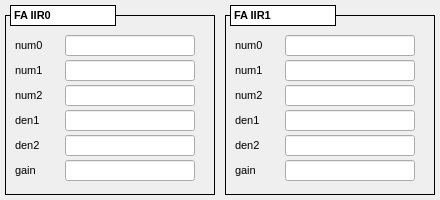
<?xml version="1.0" encoding="UTF-8"?>
<ui version="4.0">
 <class>MainWindow</class>
 <widget class="QMainWindow" name="MainWindow">
  <property name="geometry">
   <rect>
    <x>0</x>
    <y>0</y>
    <width>440</width>
    <height>200</height>
   </rect>
  </property>
  <property name="windowTitle">
   <string>MainWindow</string>
  </property>
  <property name="Title" stdset="0">
   <string>$(DEVICE): FA IIR</string>
  </property>
  <widget class="QWidget" name="centralwidget">
   <widget class="caFrame" name="caframe_3">
    <property name="geometry">
     <rect>
      <x>5</x>
      <y>15</y>
      <width>210</width>
      <height>180</height>
     </rect>
    </property>
    <property name="font">
     <font>
      <pointsize>8</pointsize>
     </font>
    </property>
    <property name="frameShape">
     <enum>QFrame::Box</enum>
    </property>
    <property name="frameShadow">
     <enum>QFrame::Plain</enum>
    </property>
    <property name="lineWidth">
     <number>1</number>
    </property>
    <property name="midLineWidth">
     <number>1</number>
    </property>
    <property name="background">
     <color>
      <red>0</red>
      <green>0</green>
      <blue>0</blue>
     </color>
    </property>
    <property name="backgroundMode">
     <enum>caFrame::Outline</enum>
    </property>
    <property name="styleSheet" stdset="0">
     <string notr="true"/>
    </property>
    <widget class="QLabel" name="label_28">
     <property name="geometry">
      <rect>
       <x>10</x>
       <y>20</y>
       <width>45</width>
       <height>20</height>
      </rect>
     </property>
     <property name="font">
      <font>
       <pointsize>8</pointsize>
      </font>
     </property>
     <property name="text">
      <string>num0</string>
     </property>
    </widget>
    <widget class="caTextEntry" name="catextentry_14">
     <property name="geometry">
      <rect>
       <x>60</x>
       <y>20</y>
       <width>130</width>
       <height>21</height>
      </rect>
     </property>
     <property name="font">
      <font>
       <family>Monospace</family>
       <pointsize>10</pointsize>
      </font>
     </property>
     <property name="alignment">
      <set>Qt::AlignRight|Qt::AlignTrailing|Qt::AlignVCenter</set>
     </property>
     <property name="channel" stdset="0">
      <string notr="true">$(DEVICE):dsp:fa:iir0:num0</string>
     </property>
     <property name="foreground">
      <color>
       <red>170</red>
       <green>0</green>
       <blue>0</blue>
      </color>
     </property>
     <property name="background">
      <color>
       <red>255</red>
       <green>255</green>
       <blue>255</blue>
      </color>
     </property>
     <property name="colorMode">
      <enum>caLineEdit::Static</enum>
     </property>
     <property name="precision">
      <number>9</number>
     </property>
     <property name="precisionMode">
      <enum>caLineEdit::User</enum>
     </property>
     <property name="fontScaleMode" stdset="0">
      <enum>caLineEdit::Height</enum>
     </property>
    </widget>
    <widget class="caTextEntry" name="catextentry_15">
     <property name="geometry">
      <rect>
       <x>60</x>
       <y>45</y>
       <width>130</width>
       <height>21</height>
      </rect>
     </property>
     <property name="font">
      <font>
       <family>Monospace</family>
       <pointsize>10</pointsize>
      </font>
     </property>
     <property name="alignment">
      <set>Qt::AlignRight|Qt::AlignTrailing|Qt::AlignVCenter</set>
     </property>
     <property name="channel" stdset="0">
      <string notr="true">$(DEVICE):dsp:fa:iir0:num1</string>
     </property>
     <property name="foreground">
      <color>
       <red>170</red>
       <green>0</green>
       <blue>0</blue>
      </color>
     </property>
     <property name="background">
      <color>
       <red>255</red>
       <green>255</green>
       <blue>255</blue>
      </color>
     </property>
     <property name="colorMode">
      <enum>caLineEdit::Static</enum>
     </property>
     <property name="precision">
      <number>9</number>
     </property>
     <property name="precisionMode">
      <enum>caLineEdit::User</enum>
     </property>
     <property name="fontScaleMode" stdset="0">
      <enum>caLineEdit::Height</enum>
     </property>
    </widget>
    <widget class="QLabel" name="label_31">
     <property name="geometry">
      <rect>
       <x>10</x>
       <y>45</y>
       <width>45</width>
       <height>20</height>
      </rect>
     </property>
     <property name="font">
      <font>
       <pointsize>8</pointsize>
      </font>
     </property>
     <property name="text">
      <string>num1</string>
     </property>
    </widget>
    <widget class="caTextEntry" name="catextentry_16">
     <property name="geometry">
      <rect>
       <x>60</x>
       <y>95</y>
       <width>130</width>
       <height>21</height>
      </rect>
     </property>
     <property name="font">
      <font>
       <family>Monospace</family>
       <pointsize>10</pointsize>
      </font>
     </property>
     <property name="alignment">
      <set>Qt::AlignRight|Qt::AlignTrailing|Qt::AlignVCenter</set>
     </property>
     <property name="channel" stdset="0">
      <string notr="true">$(DEVICE):dsp:fa:iir0:den1</string>
     </property>
     <property name="foreground">
      <color>
       <red>170</red>
       <green>0</green>
       <blue>0</blue>
      </color>
     </property>
     <property name="background">
      <color>
       <red>255</red>
       <green>255</green>
       <blue>255</blue>
      </color>
     </property>
     <property name="colorMode">
      <enum>caLineEdit::Static</enum>
     </property>
     <property name="precision">
      <number>9</number>
     </property>
     <property name="precisionMode">
      <enum>caLineEdit::User</enum>
     </property>
     <property name="fontScaleMode" stdset="0">
      <enum>caLineEdit::Height</enum>
     </property>
    </widget>
    <widget class="caTextEntry" name="catextentry_17">
     <property name="geometry">
      <rect>
       <x>60</x>
       <y>70</y>
       <width>130</width>
       <height>21</height>
      </rect>
     </property>
     <property name="font">
      <font>
       <family>Monospace</family>
       <pointsize>10</pointsize>
      </font>
     </property>
     <property name="alignment">
      <set>Qt::AlignRight|Qt::AlignTrailing|Qt::AlignVCenter</set>
     </property>
     <property name="channel" stdset="0">
      <string notr="true">$(DEVICE):dsp:fa:iir0:num2</string>
     </property>
     <property name="foreground">
      <color>
       <red>170</red>
       <green>0</green>
       <blue>0</blue>
      </color>
     </property>
     <property name="background">
      <color>
       <red>255</red>
       <green>255</green>
       <blue>255</blue>
      </color>
     </property>
     <property name="colorMode">
      <enum>caLineEdit::Static</enum>
     </property>
     <property name="precision">
      <number>9</number>
     </property>
     <property name="precisionMode">
      <enum>caLineEdit::User</enum>
     </property>
     <property name="fontScaleMode" stdset="0">
      <enum>caLineEdit::Height</enum>
     </property>
    </widget>
    <widget class="QLabel" name="label_35">
     <property name="geometry">
      <rect>
       <x>10</x>
       <y>95</y>
       <width>45</width>
       <height>20</height>
      </rect>
     </property>
     <property name="font">
      <font>
       <pointsize>8</pointsize>
      </font>
     </property>
     <property name="text">
      <string>den1</string>
     </property>
    </widget>
    <widget class="QLabel" name="label_41">
     <property name="geometry">
      <rect>
       <x>10</x>
       <y>70</y>
       <width>45</width>
       <height>20</height>
      </rect>
     </property>
     <property name="font">
      <font>
       <pointsize>8</pointsize>
      </font>
     </property>
     <property name="text">
      <string>num2</string>
     </property>
    </widget>
    <widget class="caTextEntry" name="catextentry_18">
     <property name="geometry">
      <rect>
       <x>60</x>
       <y>145</y>
       <width>130</width>
       <height>21</height>
      </rect>
     </property>
     <property name="font">
      <font>
       <family>Monospace</family>
       <pointsize>10</pointsize>
      </font>
     </property>
     <property name="alignment">
      <set>Qt::AlignRight|Qt::AlignTrailing|Qt::AlignVCenter</set>
     </property>
     <property name="channel" stdset="0">
      <string notr="true">$(DEVICE):dsp:fa:iir0:gain</string>
     </property>
     <property name="foreground">
      <color>
       <red>170</red>
       <green>0</green>
       <blue>0</blue>
      </color>
     </property>
     <property name="background">
      <color>
       <red>255</red>
       <green>255</green>
       <blue>255</blue>
      </color>
     </property>
     <property name="colorMode">
      <enum>caLineEdit::Static</enum>
     </property>
     <property name="precision">
      <number>9</number>
     </property>
     <property name="precisionMode">
      <enum>caLineEdit::User</enum>
     </property>
     <property name="fontScaleMode" stdset="0">
      <enum>caLineEdit::Height</enum>
     </property>
    </widget>
    <widget class="caTextEntry" name="catextentry_20">
     <property name="geometry">
      <rect>
       <x>60</x>
       <y>120</y>
       <width>130</width>
       <height>21</height>
      </rect>
     </property>
     <property name="font">
      <font>
       <family>Monospace</family>
       <pointsize>10</pointsize>
      </font>
     </property>
     <property name="alignment">
      <set>Qt::AlignRight|Qt::AlignTrailing|Qt::AlignVCenter</set>
     </property>
     <property name="channel" stdset="0">
      <string notr="true">$(DEVICE):dsp:fa:iir0:den2</string>
     </property>
     <property name="foreground">
      <color>
       <red>170</red>
       <green>0</green>
       <blue>0</blue>
      </color>
     </property>
     <property name="background">
      <color>
       <red>255</red>
       <green>255</green>
       <blue>255</blue>
      </color>
     </property>
     <property name="colorMode">
      <enum>caLineEdit::Static</enum>
     </property>
     <property name="precision">
      <number>9</number>
     </property>
     <property name="precisionMode">
      <enum>caLineEdit::User</enum>
     </property>
     <property name="fontScaleMode" stdset="0">
      <enum>caLineEdit::Height</enum>
     </property>
    </widget>
    <widget class="QLabel" name="label_44">
     <property name="geometry">
      <rect>
       <x>10</x>
       <y>145</y>
       <width>45</width>
       <height>20</height>
      </rect>
     </property>
     <property name="font">
      <font>
       <pointsize>8</pointsize>
      </font>
     </property>
     <property name="text">
      <string>gain</string>
     </property>
    </widget>
    <widget class="QLabel" name="label_46">
     <property name="geometry">
      <rect>
       <x>10</x>
       <y>120</y>
       <width>45</width>
       <height>20</height>
      </rect>
     </property>
     <property name="font">
      <font>
       <pointsize>8</pointsize>
      </font>
     </property>
     <property name="text">
      <string>den2</string>
     </property>
    </widget>
   </widget>
   <widget class="QLabel" name="label_25">
    <property name="geometry">
     <rect>
      <x>10</x>
      <y>5</y>
      <width>106</width>
      <height>21</height>
     </rect>
    </property>
    <property name="font">
     <font>
      <pointsize>8</pointsize>
      <weight>75</weight>
      <bold>true</bold>
     </font>
    </property>
    <property name="styleSheet">
     <string notr="true">background-color: rgb(255, 255, 255);</string>
    </property>
    <property name="frameShape">
     <enum>QFrame::Box</enum>
    </property>
    <property name="text">
     <string>FA IIR0</string>
    </property>
   </widget>
   <widget class="caFrame" name="caframe_4">
    <property name="geometry">
     <rect>
      <x>225</x>
      <y>15</y>
      <width>210</width>
      <height>180</height>
     </rect>
    </property>
    <property name="font">
     <font>
      <pointsize>8</pointsize>
     </font>
    </property>
    <property name="frameShape">
     <enum>QFrame::Box</enum>
    </property>
    <property name="frameShadow">
     <enum>QFrame::Plain</enum>
    </property>
    <property name="lineWidth">
     <number>1</number>
    </property>
    <property name="midLineWidth">
     <number>1</number>
    </property>
    <property name="background">
     <color>
      <red>0</red>
      <green>0</green>
      <blue>0</blue>
     </color>
    </property>
    <property name="backgroundMode">
     <enum>caFrame::Outline</enum>
    </property>
    <property name="styleSheet" stdset="0">
     <string notr="true"/>
    </property>
    <widget class="QLabel" name="label_29">
     <property name="geometry">
      <rect>
       <x>10</x>
       <y>20</y>
       <width>45</width>
       <height>20</height>
      </rect>
     </property>
     <property name="font">
      <font>
       <pointsize>8</pointsize>
      </font>
     </property>
     <property name="text">
      <string>num0</string>
     </property>
    </widget>
    <widget class="caTextEntry" name="catextentry_19">
     <property name="geometry">
      <rect>
       <x>60</x>
       <y>20</y>
       <width>130</width>
       <height>21</height>
      </rect>
     </property>
     <property name="font">
      <font>
       <family>Monospace</family>
       <pointsize>10</pointsize>
      </font>
     </property>
     <property name="alignment">
      <set>Qt::AlignRight|Qt::AlignTrailing|Qt::AlignVCenter</set>
     </property>
     <property name="channel" stdset="0">
      <string notr="true">$(DEVICE):dsp:fa:iir1:num0</string>
     </property>
     <property name="foreground">
      <color>
       <red>170</red>
       <green>0</green>
       <blue>0</blue>
      </color>
     </property>
     <property name="background">
      <color>
       <red>255</red>
       <green>255</green>
       <blue>255</blue>
      </color>
     </property>
     <property name="colorMode">
      <enum>caLineEdit::Static</enum>
     </property>
     <property name="precision">
      <number>9</number>
     </property>
     <property name="precisionMode">
      <enum>caLineEdit::User</enum>
     </property>
     <property name="fontScaleMode" stdset="0">
      <enum>caLineEdit::Height</enum>
     </property>
    </widget>
    <widget class="caTextEntry" name="catextentry_21">
     <property name="geometry">
      <rect>
       <x>60</x>
       <y>45</y>
       <width>130</width>
       <height>21</height>
      </rect>
     </property>
     <property name="font">
      <font>
       <family>Monospace</family>
       <pointsize>10</pointsize>
      </font>
     </property>
     <property name="alignment">
      <set>Qt::AlignRight|Qt::AlignTrailing|Qt::AlignVCenter</set>
     </property>
     <property name="channel" stdset="0">
      <string notr="true">$(DEVICE):dsp:fa:iir1:num1</string>
     </property>
     <property name="foreground">
      <color>
       <red>170</red>
       <green>0</green>
       <blue>0</blue>
      </color>
     </property>
     <property name="background">
      <color>
       <red>255</red>
       <green>255</green>
       <blue>255</blue>
      </color>
     </property>
     <property name="colorMode">
      <enum>caLineEdit::Static</enum>
     </property>
     <property name="precision">
      <number>9</number>
     </property>
     <property name="precisionMode">
      <enum>caLineEdit::User</enum>
     </property>
     <property name="fontScaleMode" stdset="0">
      <enum>caLineEdit::Height</enum>
     </property>
    </widget>
    <widget class="QLabel" name="label_32">
     <property name="geometry">
      <rect>
       <x>10</x>
       <y>45</y>
       <width>45</width>
       <height>20</height>
      </rect>
     </property>
     <property name="font">
      <font>
       <pointsize>8</pointsize>
      </font>
     </property>
     <property name="text">
      <string>num1</string>
     </property>
    </widget>
    <widget class="caTextEntry" name="catextentry_22">
     <property name="geometry">
      <rect>
       <x>60</x>
       <y>95</y>
       <width>130</width>
       <height>21</height>
      </rect>
     </property>
     <property name="font">
      <font>
       <family>Monospace</family>
       <pointsize>10</pointsize>
      </font>
     </property>
     <property name="alignment">
      <set>Qt::AlignRight|Qt::AlignTrailing|Qt::AlignVCenter</set>
     </property>
     <property name="channel" stdset="0">
      <string notr="true">$(DEVICE):dsp:fa:iir1:den1</string>
     </property>
     <property name="foreground">
      <color>
       <red>170</red>
       <green>0</green>
       <blue>0</blue>
      </color>
     </property>
     <property name="background">
      <color>
       <red>255</red>
       <green>255</green>
       <blue>255</blue>
      </color>
     </property>
     <property name="colorMode">
      <enum>caLineEdit::Static</enum>
     </property>
     <property name="precision">
      <number>9</number>
     </property>
     <property name="precisionMode">
      <enum>caLineEdit::User</enum>
     </property>
     <property name="fontScaleMode" stdset="0">
      <enum>caLineEdit::Height</enum>
     </property>
    </widget>
    <widget class="caTextEntry" name="catextentry_23">
     <property name="geometry">
      <rect>
       <x>60</x>
       <y>70</y>
       <width>130</width>
       <height>21</height>
      </rect>
     </property>
     <property name="font">
      <font>
       <family>Monospace</family>
       <pointsize>10</pointsize>
      </font>
     </property>
     <property name="alignment">
      <set>Qt::AlignRight|Qt::AlignTrailing|Qt::AlignVCenter</set>
     </property>
     <property name="channel" stdset="0">
      <string notr="true">$(DEVICE):dsp:fa:iir1:num2</string>
     </property>
     <property name="foreground">
      <color>
       <red>170</red>
       <green>0</green>
       <blue>0</blue>
      </color>
     </property>
     <property name="background">
      <color>
       <red>255</red>
       <green>255</green>
       <blue>255</blue>
      </color>
     </property>
     <property name="colorMode">
      <enum>caLineEdit::Static</enum>
     </property>
     <property name="precision">
      <number>9</number>
     </property>
     <property name="precisionMode">
      <enum>caLineEdit::User</enum>
     </property>
     <property name="fontScaleMode" stdset="0">
      <enum>caLineEdit::Height</enum>
     </property>
    </widget>
    <widget class="QLabel" name="label_36">
     <property name="geometry">
      <rect>
       <x>10</x>
       <y>95</y>
       <width>45</width>
       <height>20</height>
      </rect>
     </property>
     <property name="font">
      <font>
       <pointsize>8</pointsize>
      </font>
     </property>
     <property name="text">
      <string>den1</string>
     </property>
    </widget>
    <widget class="QLabel" name="label_42">
     <property name="geometry">
      <rect>
       <x>10</x>
       <y>70</y>
       <width>45</width>
       <height>20</height>
      </rect>
     </property>
     <property name="font">
      <font>
       <pointsize>8</pointsize>
      </font>
     </property>
     <property name="text">
      <string>num2</string>
     </property>
    </widget>
    <widget class="caTextEntry" name="catextentry_24">
     <property name="geometry">
      <rect>
       <x>60</x>
       <y>145</y>
       <width>130</width>
       <height>21</height>
      </rect>
     </property>
     <property name="font">
      <font>
       <family>Monospace</family>
       <pointsize>10</pointsize>
      </font>
     </property>
     <property name="alignment">
      <set>Qt::AlignRight|Qt::AlignTrailing|Qt::AlignVCenter</set>
     </property>
     <property name="channel" stdset="0">
      <string notr="true">$(DEVICE):dsp:fa:iir1:gain</string>
     </property>
     <property name="foreground">
      <color>
       <red>170</red>
       <green>0</green>
       <blue>0</blue>
      </color>
     </property>
     <property name="background">
      <color>
       <red>255</red>
       <green>255</green>
       <blue>255</blue>
      </color>
     </property>
     <property name="colorMode">
      <enum>caLineEdit::Static</enum>
     </property>
     <property name="precision">
      <number>9</number>
     </property>
     <property name="precisionMode">
      <enum>caLineEdit::User</enum>
     </property>
     <property name="fontScaleMode" stdset="0">
      <enum>caLineEdit::Height</enum>
     </property>
    </widget>
    <widget class="caTextEntry" name="catextentry_25">
     <property name="geometry">
      <rect>
       <x>60</x>
       <y>120</y>
       <width>130</width>
       <height>21</height>
      </rect>
     </property>
     <property name="font">
      <font>
       <family>Monospace</family>
       <pointsize>10</pointsize>
      </font>
     </property>
     <property name="alignment">
      <set>Qt::AlignRight|Qt::AlignTrailing|Qt::AlignVCenter</set>
     </property>
     <property name="channel" stdset="0">
      <string notr="true">$(DEVICE):dsp:fa:iir1:den2</string>
     </property>
     <property name="foreground">
      <color>
       <red>170</red>
       <green>0</green>
       <blue>0</blue>
      </color>
     </property>
     <property name="background">
      <color>
       <red>255</red>
       <green>255</green>
       <blue>255</blue>
      </color>
     </property>
     <property name="colorMode">
      <enum>caLineEdit::Static</enum>
     </property>
     <property name="precision">
      <number>9</number>
     </property>
     <property name="precisionMode">
      <enum>caLineEdit::User</enum>
     </property>
     <property name="fontScaleMode" stdset="0">
      <enum>caLineEdit::Height</enum>
     </property>
    </widget>
    <widget class="QLabel" name="label_45">
     <property name="geometry">
      <rect>
       <x>10</x>
       <y>145</y>
       <width>45</width>
       <height>20</height>
      </rect>
     </property>
     <property name="font">
      <font>
       <pointsize>8</pointsize>
      </font>
     </property>
     <property name="text">
      <string>gain</string>
     </property>
    </widget>
    <widget class="QLabel" name="label_47">
     <property name="geometry">
      <rect>
       <x>10</x>
       <y>120</y>
       <width>45</width>
       <height>20</height>
      </rect>
     </property>
     <property name="font">
      <font>
       <pointsize>8</pointsize>
      </font>
     </property>
     <property name="text">
      <string>den2</string>
     </property>
    </widget>
   </widget>
   <widget class="QLabel" name="label_26">
    <property name="geometry">
     <rect>
      <x>230</x>
      <y>5</y>
      <width>106</width>
      <height>21</height>
     </rect>
    </property>
    <property name="font">
     <font>
      <pointsize>8</pointsize>
      <weight>75</weight>
      <bold>true</bold>
     </font>
    </property>
    <property name="styleSheet">
     <string notr="true">background-color: rgb(255, 255, 255);</string>
    </property>
    <property name="frameShape">
     <enum>QFrame::Box</enum>
    </property>
    <property name="text">
     <string>FA IIR1</string>
    </property>
   </widget>
  </widget>
 </widget>
 <customwidgets>
  <customwidget>
   <class>caTextEntry</class>
   <extends>caLineEdit</extends>
   <header>caTextEntry</header>
  </customwidget>
  <customwidget>
   <class>caFrame</class>
   <extends>QFrame</extends>
   <header>caFrame</header>
   <container>1</container>
  </customwidget>
  <customwidget>
   <class>caLineEdit</class>
   <extends>QLineEdit</extends>
   <header>caLineEdit</header>
  </customwidget>
 </customwidgets>
 <resources/>
 <connections/>
</ui>
